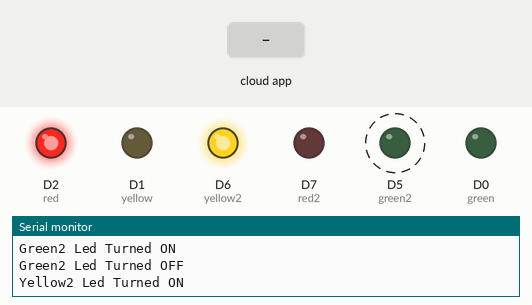
The sketch below on a simulated ESP8266 (NodeMCU). On the bench: output pins drawn as LEDs (lit = HIGH), the last lines printed to the serial monitor. Dashed ring = blinking. Inputs (shaded band) come from the test bench. WiFi joins after 1.5 s; servers stay silent unless stated; the Firebase database answers and starts empty.

Above: at 3.7 s.
3.8 s: the phone or cloud app sets timer to 1
At 4.7 s:
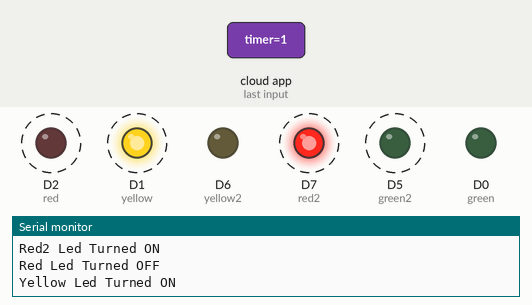
8.2 s: the phone or cloud app sets timer to 0
At 10.8 s:
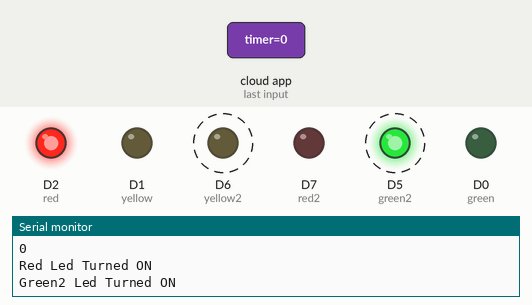
11.7 s: the phone or cloud app sets count2 to 1
At 13.3 s:
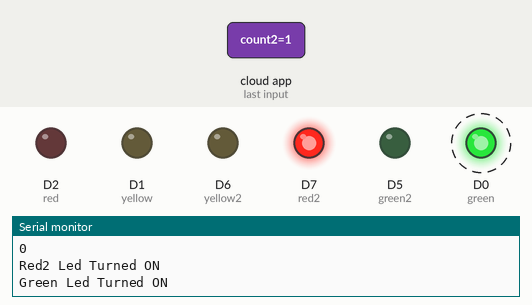
Timing chart, 0 to 22.1 s (numbered marks = the images above; inputs shaded):
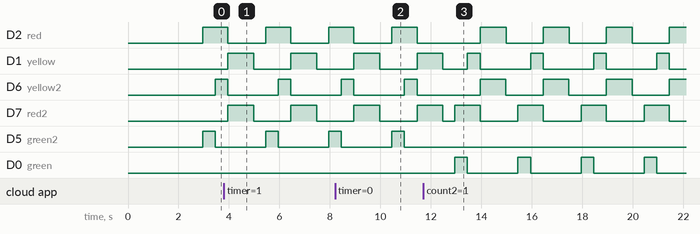

Measured:
- after the input at 11.7 s, D5 (green2): stops changing and stays LOW; D0 (green): alternates HIGH for 0.50 s and LOW for 2.0 s, starting after 1.2 s
- by itself, D2 (red), D6 (yellow2): alternates HIGH for 1.0 s and LOW for 1.5 s
- by itself, D1 (yellow): repeats every 2.5 s: HIGH 0.50 s, LOW 2.0 s
- by itself, D7 (red2): repeats every 2.5 s: HIGH 1.0 s, LOW 1.5 s

The sketch:

smart1.ino
```cpp
#include <ESP8266WiFi.h>                                                // esp8266 library
#include <FirebaseArduino.h>                                             // firebase library

// Set these to run example.
#define FIREBASE_HOST "smarttraffic-c88f7.firebaseio.com"
#define FIREBASE_AUTH "ijLC1thkSIFi4xfdFNMhpkwIi25nd19T2IGMDClJ"
#define WIFI_SSID "saiprasad"
#define WIFI_PASSWORD "password123"
int fireStatus = 0;
int count1 = 0;
int count2 = 0;
// led status received from firebase
int red = D2;
int yellow = D1;
int green = D0;
int red2 = D7;
int yellow2 = D6;
int green2 = D5;


// for external led
void setup() {
  Serial.begin(9600);
  delay(1000);
  pinMode(green, OUTPUT);
  pinMode(red, OUTPUT);
  pinMode(yellow, OUTPUT);
  pinMode(green2, OUTPUT);
  pinMode(red2, OUTPUT);
  pinMode(yellow2, OUTPUT);
  WiFi.begin(WIFI_SSID, WIFI_PASSWORD);                                      //try to connect with wifi
  Serial.print("Connecting to ");
  Serial.print(WIFI_SSID);
  while (WiFi.status() != WL_CONNECTED) {
    Serial.print(".");
    delay(500);
  }
  Serial.println();
  Serial.print("Connected to ");
  Serial.println(WIFI_SSID);
  Serial.print("IP Address is : ");
  Serial.println(WiFi.localIP());                                                   //print local IP address
  Firebase.begin(FIREBASE_HOST, FIREBASE_AUTH);                                                                      // connect to firebase                                         //send initial string of led status
}

void loop() {

  fireStatus = Firebase.getInt("LED_Status/timer");
  count1 = Firebase.getInt("LED_Status/count1");
  count2 = Firebase.getInt("LED_Status/count2");
  Serial.println(fireStatus);
  if(Firebase.failed())
  {
    Serial.println("failed");
    Serial.println(Firebase.error());
  }
  if(count1 >= count2){
    digitalWrite(red, HIGH);
    Serial.println("Red Led Turned ON");
    digitalWrite(green2, HIGH);
    Serial.println("Green2 Led Turned ON");
    delay(500);
    digitalWrite(green2, LOW);
    Serial.println("Green2 Led Turned OFF");
    digitalWrite(yellow2, HIGH);
    Serial.println("Yellow2 Led Turned ON");
    delay(500);
    digitalWrite(yellow2, LOW);
    Serial.println("Yellow2 Led Turned OFF");
    digitalWrite(red2, HIGH);
    Serial.println("Red2 Led Turned ON");
    digitalWrite(red, LOW);
    Serial.println("Red Led Turned OFF");
    digitalWrite(yellow, HIGH);
    Serial.println("Yellow Led Turned ON");
    delay(1000);
    digitalWrite(yellow, LOW);
    Serial.println("Yellow Led Turned OFF");
    digitalWrite(green, HIGH);
    Serial.println("Green Led Turned ON");
    delay(fireStatus);
    digitalWrite(green, LOW);
    Serial.println("Green Led Turned OFF");
    digitalWrite(red2, LOW);
    Serial.println("Red2 Led Turned OFF");
  }
  else{
    digitalWrite(red2, HIGH);
    Serial.println("Red2 Led Turned ON");
    digitalWrite(green, HIGH);
    Serial.println("Green Led Turned ON");
    delay(500);
    digitalWrite(green, LOW);
    Serial.println("Green Led Turned OFF");
    digitalWrite(yellow, HIGH);
    Serial.println("Yellow Led Turned ON");
    delay(500);
    digitalWrite(yellow, LOW);
    Serial.println("Yellow Led Turned OFF");
    digitalWrite(red, HIGH);
    Serial.println("Red Led Turned ON");
    digitalWrite(red2, LOW);
    Serial.println("Red Led Turned OFF");
    digitalWrite(yellow2, HIGH);
    Serial.println("Yellow2 Led Turned ON");
    delay(1000);
    digitalWrite(yellow2, LOW);
    Serial.println("Yellow2 Led Turned OFF");
    digitalWrite(green2, HIGH);
    Serial.println("Green2 Led Turned ON");
    delay(fireStatus);
    digitalWrite(green2, LOW);
    Serial.println("Green2 Led Turned OFF");
    digitalWrite(red, LOW);
    Serial.println("Red Led Turned OFF");
  }
  /*if (fireStatus.equals("ON")) {                                                          // compare the input of led status received from firebase
    Serial.println("Led Turned ON");
    digitalWrite(led, HIGH);                                                         // make external led ON
  }
  else if (fireStatus.equals("OFF")) {                                                  // compare the input of led status received from firebase
    Serial.println("Led Turned OFF");
    digitalWrite(led, LOW);                                                         // make external led OFF
  }
  else {
    Serial.println("Wrong Credential! Please send ON/OFF");
  }*/
}
```
